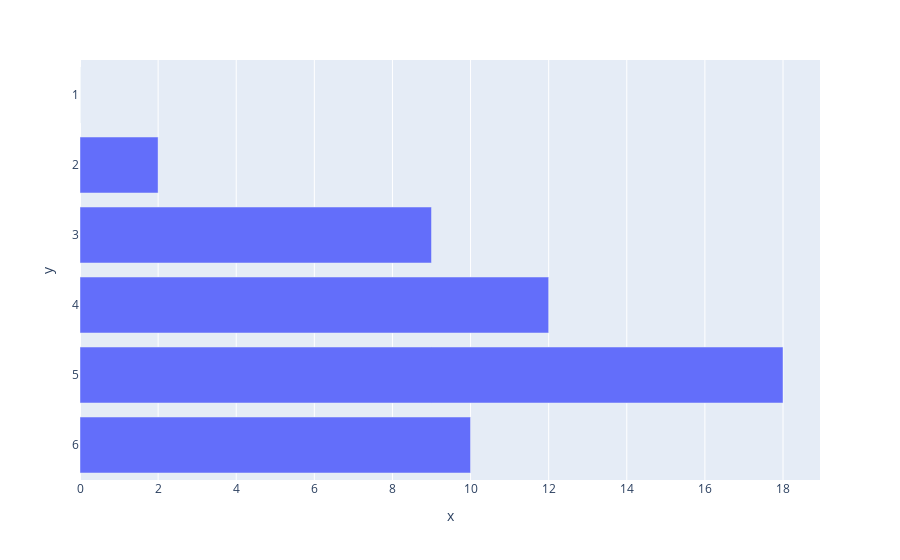

The notebook cell this image was saved under:
### Code cell
fig.show()

### Figure 1 — Plotly figure (JSON) as saved in the notebook; plotly's stock layout.template omitted (floating-point values rounded to 4 significant figures)
{"data": [{"alignmentgroup": "True", "hovertemplate": "x=%{x}<br>y=%{y}<extra></extra>", "legendgroup": "", "marker": {"color": "#636efa", "pattern": {"shape": ""}}, "name": "", "offsetgroup": "", "orientation": "h", "showlegend": false, "textposition": "auto", "type": "bar", "x": [10, 18, 12, 9, 2, 0], "xaxis": "x", "y": ["6", "5", "4", "3", "2", "1"], "yaxis": "y"}], "layout": {"autosize": true, "barmode": "relative", "legend": {"tracegroupgap": 0}, "margin": {"t": 60}, "xaxis": {"anchor": "y", "autorange": true, "domain": [0, 1], "range": [0, 18.95], "title": {"text": "x"}, "type": "linear"}, "yaxis": {"anchor": "x", "autorange": true, "domain": [0, 1], "range": [-0.5, 5.5], "title": {"text": "y"}, "type": "category"}}}
